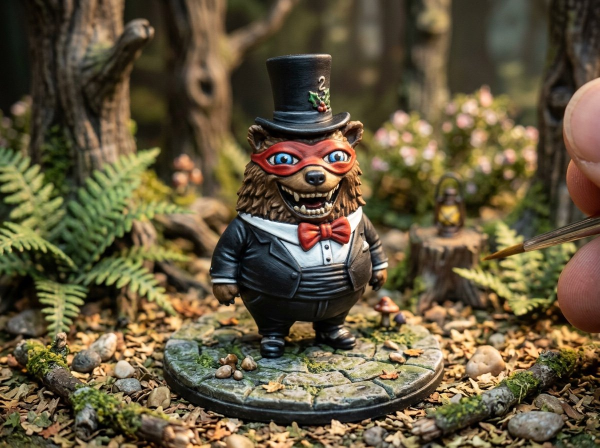
#> input picture dev/try/catalog/images/bearable-guy-123-01.jpg, 1200 x 896 px (shown at 1/2 size)
$ python -i sync.py   (imports and definitions only)
#> lines starting #> are read from the running program, lines starting #| are printed output that depends on the picture
#!/usr/bin/env python3
"""
Copies the finished articles from TryoutCatalog (the one source, kept outside the repo) into
dev/try/catalog/: images scaled to 1200 px on the long edge as JPEG with every bit of metadata
removed, and a catalog.json in the Gauklermarkt layout (number, slug, price, images, and per language
name, tagline, description). Run it again whenever TryoutCatalog changes; never edit the copies here.

    python3 dev/try/catalog/sync.py ~/Documents/LedgerDirect/TryoutCatalog

An article is a file NN-<slug>.md with its images next to it; files and folders starting with "_"
are skipped, and so is an article whose first image is missing. Without price_eur the README's rule
applies: small amounts between 1 and 5 EUR, here 2, 3, 4 … EUR in the order of the files.
Needs Pillow.
"""
import json
import re
import shutil
import sys
from pathlib import Path

from PIL import Image

EDGE = 1200
HERE = Path(__file__).resolve().parent


# [22 lines left out: functions front_matter, sections, not called in this run]


def slugify(text: str) -> str:
    return re.sub(r'[^a-z0-9]+', '-', text.lower()).strip('-')


def main(source: Path) -> None:
    articles = sorted(p for p in source.glob('[0-9]*.md') if not p.name.startswith('_'))
    # Everything is built in images.new first. images/ and catalog.json are replaced only once every
    # article converted and the checks passed; any failure (missing source, no usable article, a
    # duplicate SKU, a missing name, an unreadable picture) leaves the current catalogue untouched.
    out_images = HERE / 'images.new'
    shutil.rmtree(out_images, ignore_errors=True)
    out_images.mkdir()
    try:
        products = build(source, articles, out_images)
    except BaseException:
        shutil.rmtree(out_images, ignore_errors=True)
        raise
    publish(products, out_images)


# [68 lines left out: functions build, publish, not called in this run]


# [2 lines not run here, left out]

>>> import cv2
>>> picture = cv2.imread('images/bearable-guy-123-01.jpg', cv2.IMREAD_GRAYSCALE)
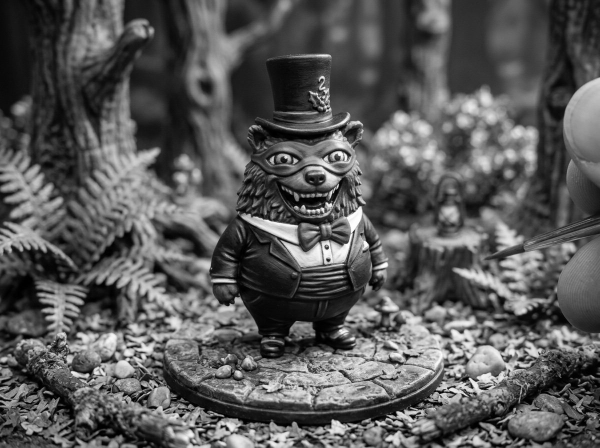
#> picture: shape (896, 1200) (shown at 1/2 size); min 0, max 255, mean 88.7
#> (the run stopped early here; a loop or call above may not have finished)
